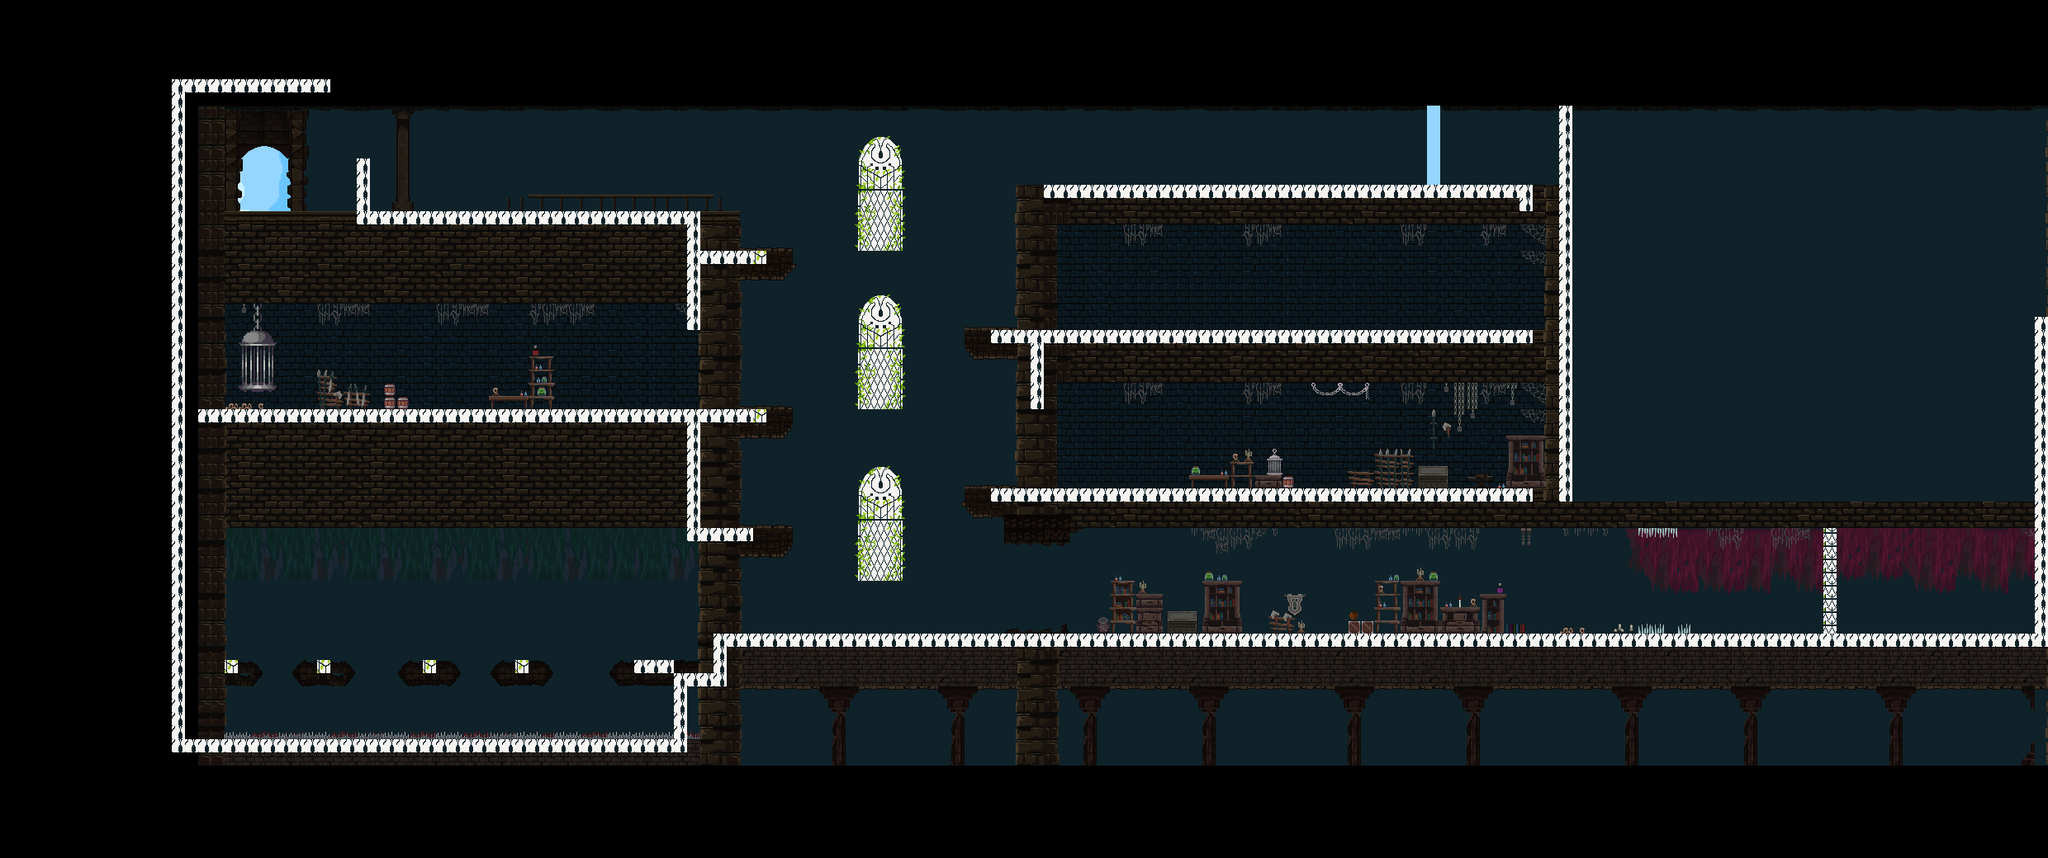

The image is a tile-based game level rendered from a .tmx file. Its description and source (layers, tilesets, objects; grid data summarised) follow:
An orthogonal 155x65 tile map with 16x16 px tiles, 2 tile layers (background, walls) and 44 objects (14x SpellHeal, 7x Light, 3x Cat, Player, Inter_Game, ...).

<map version="1.9" tiledversion="1.9.2" orientation="orthogonal" renderorder="right-down" width="155" height="65" tilewidth="16" tileheight="16" infinite="0" nextlayerid="16" nextobjectid="90">
 <tileset firstgid="1" name="mmfmdmsfs" tilewidth="16" tileheight="16" tilecount="7000" columns="140">
  <image source="tilesets/mmfmdmsfs.png" width="2240" height="800" />
 </tileset>
 <layer id="4" name="background" width="155" height="65">
  <data>[10075 cells, 7000 non-empty, 6987 distinct tile ids]</data>
 </layer>
 <layer id="2" name="walls" width="155" height="65">
  <data>[10075 cells, 510 non-empty, 4 distinct tile ids]</data>
 </layer>
 <objectgroup id="3" name="objects">
  <object id="1" name="Merlin" class="Player" x="589.523" y="208.195" width="16.2288" height="16.1034">
   <properties>
    <property name="Type" value="Player" />
   </properties>
  </object>
  <object id="8" name="Light" class="Light" x="1444.35" y="272.771" width="28.7432" height="24.9108">
   <properties>
    <property name="Type" value="Light" />
   </properties>
  </object>
  <object id="10" name="Light" class="Light" x="1443.32" y="464.022" width="28.7432" height="24.9108">
   <properties>
    <property name="Type" value="Light" />
   </properties>
  </object>
  <object id="11" name="Light" class="Light" x="1628.38" y="273.19" width="28.7432" height="24.9108">
   <properties>
    <property name="Type" value="Light" />
   </properties>
  </object>
  <object id="15" name="Light" class="Light" x="1659.71" y="465.66" width="28.7432" height="24.9108">
   <properties>
    <property name="Type" value="Light" />
   </properties>
  </object>
  <object id="44" name="Light" class="Light" x="715.294" y="369.211" width="28.7432" height="24.9108">
   <properties>
    <property name="Type" value="Light" />
   </properties>
  </object>
  <object id="45" name="Light" class="Light" x="563.962" y="367.879" width="28.7432" height="24.9108">
   <properties>
    <property name="Type" value="Light" />
   </properties>
  </object>
  <object id="46" name="Light" class="Light" x="397.295" y="367.211" width="28.7432" height="24.9108">
   <properties>
    <property name="Type" value="Light" />
   </properties>
  </object>
  <object id="16" name="Cat" class="Cat" x="724.453" y="211.477" width="29.382" height="22.3558">
   <properties>
    <property name="Type" value="Cat" />
   </properties>
  </object>
  <object id="17" name="Inter_Game" class="Inter_Game" x="307.334" y="139.727" width="33.2144" height="30.6594">
   <properties>
    <property name="Type" value="Inter_Game" />
   </properties>
  </object>
  <object id="19" name="Skeleton" class="Skeleton" x="502.667" y="390" width="40" height="65.3333">
   <properties>
    <property name="Type" value="Skeleton" />
   </properties>
  </object>
  <object id="27" name="Seller" class="Seller" x="279.667" y="421.834" width="63" height="43">
   <properties>
    <property name="Type" value="Seller" />
   </properties>
  </object>
  <object id="31" name="DialogWindow" class="DialogWindow" x="334.667" y="410.833" width="29" height="29">
   <properties>
    <property name="Type" value="DialogWindow" />
   </properties>
   <ellipse />
  </object>
  <object id="33" name="Inventory" class="Inventory" x="2125.34" y="241.667" width="28" height="30.6667">
   <properties>
    <property name="Type" value="Inventory" />
   </properties>
  </object>
  <object id="48" name="PastDeath" class="PastDeath" x="2380" y="184" width="29.4545" height="28.3636">
   <properties>
    <property name="Type" value="PastDeath" />
   </properties>
  </object>
  <object id="50" name="Cat" class="Cat" x="1836.65" y="504.822" width="29.382" height="22.3558">
   <properties>
    <property name="Type" value="Cat" />
   </properties>
  </object>
  <object id="51" name="Cat" class="Cat" x="1623.31" y="544.822" width="29.382" height="22.3558">
   <properties>
    <property name="Type" value="Cat" />
   </properties>
  </object>
  <object id="53" name="Fire" class="Fire" x="522.667" y="196" width="26.5" height="24.5">
   <properties>
    <property name="Type" value="Fire" />
   </properties>
   <ellipse />
  </object>
  <object id="54" name="Demon" class="Demon" x="502.333" y="636" width="24" height="28">
   <properties>
    <property name="Type" value="Demon" />
   </properties>
  </object>
  <object id="56" name="Sniper" class="Sniper" x="1479.99" y="508" width="26.6667" height="28">
   <properties>
    <property name="Type" value="Sniper" />
   </properties>
  </object>
  <object id="58" name="Door" class="Door" x="852" y="440" width="41" height="59">
   <properties>
    <property name="Type" value="Door" />
   </properties>
  </object>
  <object id="61" name="Portal" class="Portal" x="1693.33" y="660" width="41.3333" height="62.6667">
   <properties>
    <property name="Type" value="Portal" />
   </properties>
  </object>
  <object id="63" name="FakePortal" class="FakePortal" x="1644" y="133" width="37" height="33">
   <properties>
    <property name="Type" value="FakePortal" />
   </properties>
  </object>
  <object id="65" name="KeyItem1" class="KeyItem1" x="1195.5" y="349.167" width="10.6667" height="41.3333">
   <properties>
    <property name="Type" value="KeyItem1" />
   </properties>
  </object>
  <object id="67" name="KeyItem3" class="KeyItem3" x="1799.33" y="532.333" width="16" height="46">
   <properties>
    <property name="Type" value="KeyItem3" />
   </properties>
  </object>
  <object id="68" name="KeyItem2" class="KeyItem2" x="1793" y="346.333" width="14" height="40">
   <properties>
    <property name="Type" value="KeyItem2" />
   </properties>
  </object>
  <object id="70" name="KeyItem4" class="KeyItem4" x="596.167" y="430.833" width="16" height="42">
   <properties>
    <property name="Type" value="KeyItem4" />
   </properties>
  </object>
  <object id="71" name="Door2" class="Door2" x="1237.5" y="345.5" width="41" height="59">
   <properties>
    <property name="Type" value="Door2" />
   </properties>
  </object>
  <object id="72" name="Door4" class="Door4" x="853.5" y="713.5" width="41" height="59">
   <properties>
    <property name="Type" value="Door4" />
   </properties>
  </object>
  <object id="73" name="Door3" class="Door3" x="1236.5" y="536.5" width="41" height="59">
   <properties>
    <property name="Type" value="Door3" />
   </properties>
  </object>
  <object id="74" name="SpellHeal" class="SpellHeal" x="1445" y="540" width="40" height="30">
   <properties>
    <property name="Type" value="SpellHeal" />
   </properties>
  </object>
  <object id="76" name="SpellHeal" class="SpellHeal" x="1582" y="352" width="40" height="30">
   <properties>
    <property name="Type" value="SpellHeal" />
   </properties>
  </object>
  <object id="77" name="SpellHeal" class="SpellHeal" x="1403" y="729" width="40" height="30">
   <properties>
    <property name="Type" value="SpellHeal" />
   </properties>
  </object>
  <object id="78" name="SpellHeal" class="SpellHeal" x="1438" y="168" width="40" height="30">
   <properties>
    <property name="Type" value="SpellHeal" />
   </properties>
  </object>
  <object id="79" name="SpellHeal" class="SpellHeal" x="1533" y="730" width="40" height="30">
   <properties>
    <property name="Type" value="SpellHeal" />
   </properties>
  </object>
  <object id="80" name="SpellHeal" class="SpellHeal" x="1713" y="562" width="40" height="30">
   <properties>
    <property name="Type" value="SpellHeal" />
   </properties>
  </object>
  <object id="81" name="SpellHeal" class="SpellHeal" x="1512" y="569" width="40" height="30">
   <properties>
    <property name="Type" value="SpellHeal" />
   </properties>
  </object>
  <object id="82" name="SpellHeal" class="SpellHeal" x="1703" y="367" width="40" height="30">
   <properties>
    <property name="Type" value="SpellHeal" />
   </properties>
  </object>
  </objectgroup>
</map>
<!-- 6 of 44 objects omitted -->